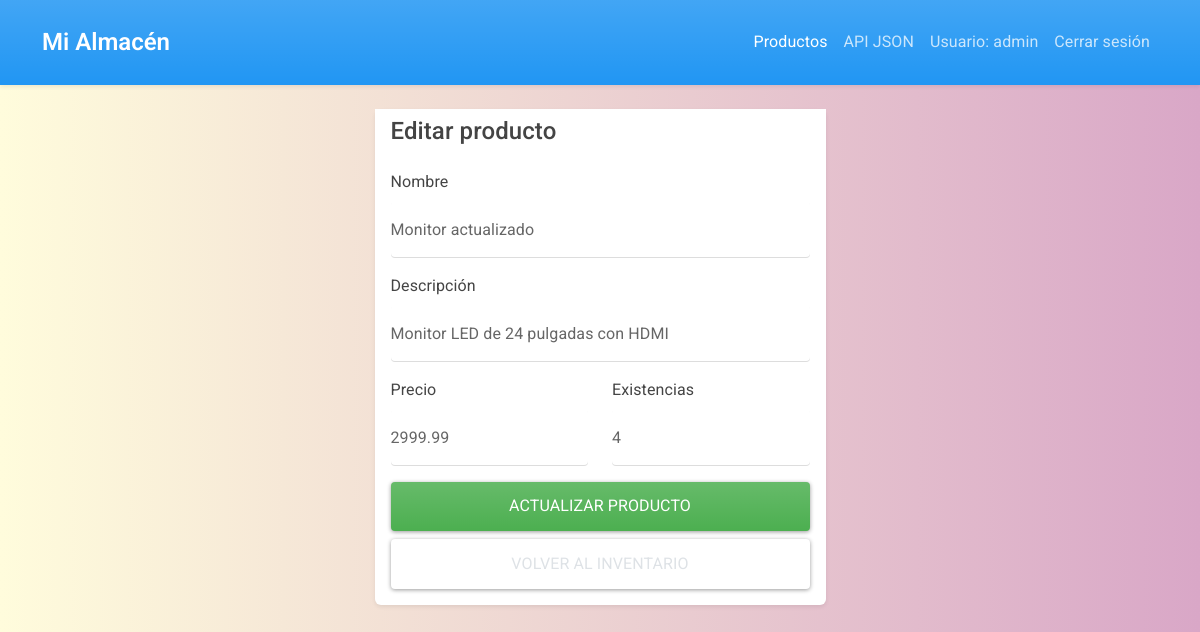
The page /edit/14 (signed in) on the database its author committed.
### tables this page shows
CREATE TABLE productos (
      id INTEGER PRIMARY KEY AUTOINCREMENT,
      nombre TEXT NOT NULL,
      descripcion TEXT NOT NULL,
      precio REAL NOT NULL CHECK(precio >= 0),
      stock INTEGER NOT NULL CHECK(stock >= 0)
    , usuario_id INTEGER);

### app.py (the view, shortened to what this page needs)
    @app.route("/edit/<int:id>", methods=["GET", "POST"])
    @login_required
    def edit_product(id):
        producto = obtener_producto(id, usuario_actual_id())
        if producto is None:
            flash("Producto no encontrado")
            return redirect(url_for("Index"))
        return render_template("edit.html", producto=producto)

### app.py (called while the page is built)
def login_required(view):
    @wraps(view)
    def wrapped_view(*args, **kwargs):
        if "usuario_id" not in session:
            flash("Inicia sesión para continuar")
            return redirect(url_for("login"))
        return view(*args, **kwargs)
    return wrapped_view

def usuario_actual_id():
    if hasattr(g, "usuario_id"):
        return g.usuario_id
    return session["usuario_id"]

### extensions.py (called while the page is built)
def get_db():
    if "db" not in g:
        g.db = sqlite3.connect(current_app.config["DATABASE"])
        g.db.row_factory = sqlite3.Row
    return g.db

### models/tablaDB.py (called while the page is built)
def row_to_dict(row):
    if row is None:
        return None
    return dict(row)

def obtener_producto(producto_id, usuario_id):
    db = get_db()
    producto = db.execute(
        """
        SELECT id, nombre, descripcion, precio, stock
        FROM productos
        WHERE id = ? AND usuario_id = ?
        """,
        (producto_id, usuario_id),
    ).fetchone()
    return row_to_dict(producto)

### templates/edit.html (shortened to what this page needs)
{% extends 'layout.html' %}
{% block body %}
<div class="row justify-content-center">
  <div class="col-md-7 col-lg-5">
    <div class="card shadow-sm">
      <div class="card-header bg-white">
        <h1 class="h4 mb-0">Editar producto</h1>
      </div>
      <div class="card-body">
        <form method="POST">
          <div class="mb-3">
            <label class="form-label" for="nombre">Nombre</label>
            <input type="text" id="nombre" name="nombre" value="{{ producto.nombre }}" class="form-control" required>
          </div>
          <div class="mb-3">
            <label class="form-label" for="descripcion">Descripción</label>
            <input type="text" id="descripcion" name="descripcion" value="{{ producto.descripcion }}" class="form-control" required>
          </div>
          <div class="row">
            <div class="col-md-6 mb-3">
              <label class="form-label" for="precio">Precio</label>
              <input type="number" id="precio" name="precio" value="{{ producto.precio }}" min="0" step="0.01" class="form-control" required>
            </div>
            <div class="col-md-6 mb-3">
              <label class="form-label" for="stock">Existencias</label>
              <input type="number" id="stock" name="stock" value="{{ producto.stock }}" min="0" step="1" class="form-control" required>
            </div>
          </div>
          <div class="d-grid gap-2">
            <button type="submit" class="btn btn-success">Actualizar producto</button>
            <a class="btn btn-outline-secondary" href="{{ url_for('Index') }}">Volver al inventario</a>
          </div>
        </form>
      </div>
    </div>
  </div>
</div>
{% endblock %}

### static/css/main.css (style rules this page uses)
body { min-height: 100vh; background: #d9a7c7; background: -webkit-linear-gradient(to right, #fffcdc, #d9a7c7); background: linear-gradient(to right, #fffcdc, #d9a7c7); }
.card { border: 0; border-radius: 6px; }
.card-header { border-bottom-color: rgba(0, 0, 0, 0.08); }
.btn { border-radius: 4px; }
.form-control { border-radius: 4px; }

### rows shown on the page
productos: nombre "Monitor actualizado", descripcion "Monitor LED de 24 pulgadas con HDMI", precio "2999.99", stock "4"

### other values the page prints
{{ session.get('username') }} "admin"
